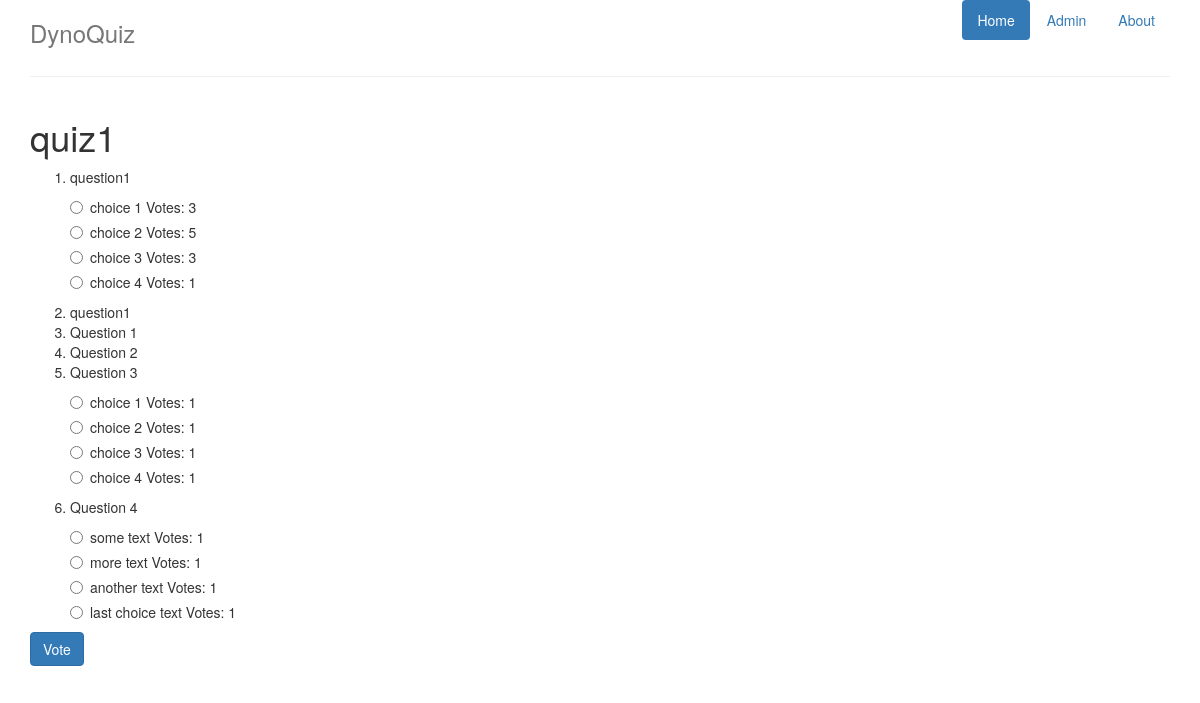
The app's page /dynoquiz/quiz/1/, older data.
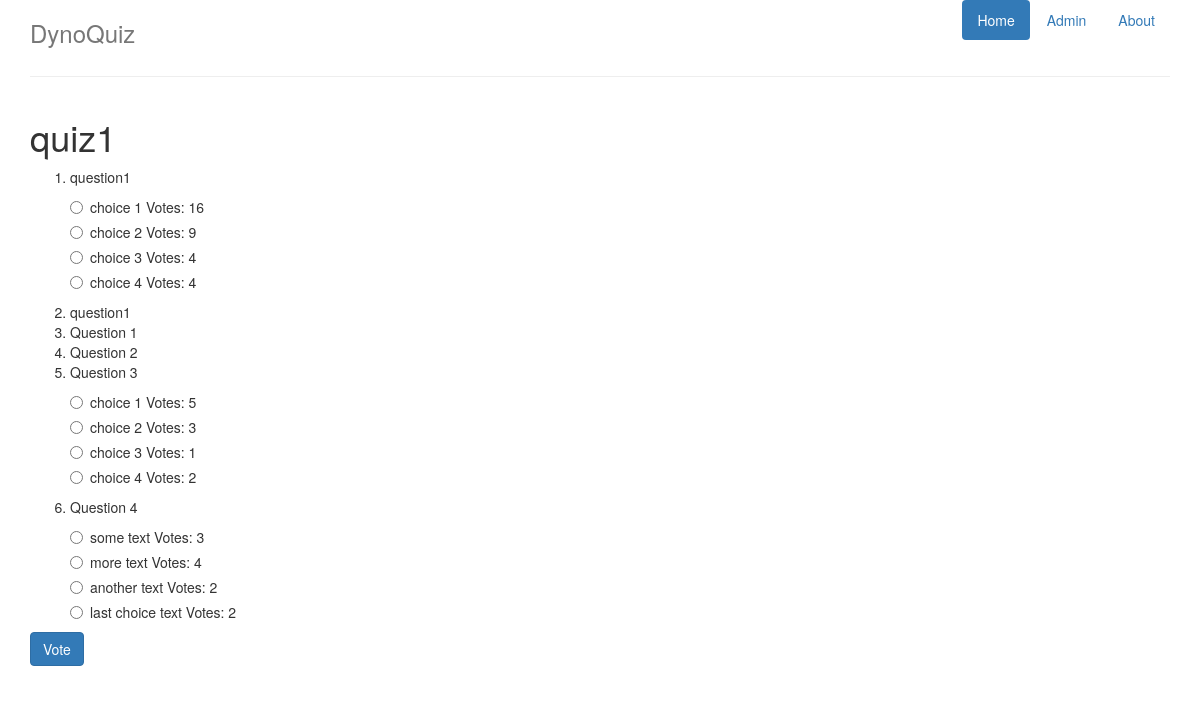
The same page, newer data.
### dynoquiz/models.py (models this page shows, shortened)
class Quiz(models.Model):
    quiz_name = models.CharField(max_length=100)
    quiz_details = models.CharField(max_length=200, null=True)
    date_created = models.DateTimeField('date created')

class Question(models.Model):
    quiz = models.ForeignKey(Quiz)
    question_text = models.CharField(max_length=200)
    date_created = models.DateTimeField('date created')

class Choice(models.Model):
    question = models.ForeignKey(Question)
    choice_text = models.CharField(max_length=200)
    votes = models.IntegerField(default=0)

### dynoquiz/views.py (the view)
# urls.py: url(r'^quiz/(?P<quiz_id>[0-9]+)/$', views.quizdetail, name='quiz_detail'),
def quizdetail(request, quiz_id):
    quiz = Quiz.objects.get(pk=quiz_id)
    context = {'quiz': quiz}
    return render(request, 'dynoquiz/quizdetail.html', context)

### dynoquiz/templates/dynoquiz/quizdetail.html (shortened to what this page needs)
{% extends "dynoquiz/base.html" %}
{% block content %}
<div class="row">
    <div class="col-lg-12">
        <h1>{{quiz.quiz_name}}</h1>
        <form action="{% url 'dynoquiz:vote' quiz.id %}" method="post">
            {% if quiz.question_set.all %}
            <ol>
                {% for question in quiz.question_set.all %}
                    <li>{{question.question_text }}</li>
                    {% for choice in question.choice_set.all %}
                        <div class="radio">
                            <label><input type="radio" name="question{{question.id}}" id="choice{{choice.id}}" value="{{choice.id}}">{{choice.choice_text}} Votes: {{choice.votes}}</label>
                        </div>
                    {% endfor %}
                {% endfor %}
            </ol>
            {% else %}
                    <p>No questions for this quiz.</p>
            {% endif %}
            <input type="submit" value="Vote" class="btn btn-primary" />
        </form>
    </div>
</div>
{% endblock %}

### dynoquiz/templates/dynoquiz/base.html (shortened to what this page needs)
<!DOCTYPE html>
<html>
<head lang="en">
    <link rel="stylesheet" href="https://maxcdn.bootstrapcdn.com/bootstrap/3.3.5/css/bootstrap.min.css">
</head>
<body>
    <div class="container">
      <div class="header clearfix">
        <nav>
          <ul class="nav nav-pills pull-right">
            <li role="presentation" class="active"><a href="{% url 'dynoquiz:index' %}">Home</a></li>
            <li role="presentation"><a href="#">Admin</a></li>
            <li role="presentation"><a href="#">About</a></li>
          </ul>
        </nav>
        <h3 class="text-muted">DynoQuiz</h3>
      </div>
        <hr>
        {% block content %} {% endblock %}
    </div>
</body>
</html>

Row changes from the older to the newer data that the page shows:
changed Choice (number 1 of 12 on the later page): id "☐ choice 1 Votes: 3" → "☐ choice 1 Votes: 16"; votes "3" → "16"
changed Choice (number 2 of 12 on the later page): id "☐ choice 2 Votes: 5" → "☐ choice 2 Votes: 9"; votes "5" → "9"
changed Choice (number 3 of 12 on the later page): id "☐ choice 3 Votes: 3" → "☐ choice 3 Votes: 4"; votes "3" → "4"
changed Choice (number 4 of 12 on the later page): id "☐ choice 4 Votes: 1" → "☐ choice 4 Votes: 4"; votes "1" → "4"
changed Choice (number 5 of 12 on the later page): id "☐ choice 1 Votes: 1" → "☐ choice 1 Votes: 5"; votes "1" → "5"
changed Choice (number 6 of 12 on the later page): id "☐ choice 2 Votes: 1" → "☐ choice 2 Votes: 3"; votes "1" → "3"
changed Choice (number 8 of 12 on the later page): id "☐ choice 4 Votes: 1" → "☐ choice 4 Votes: 2"; votes "1" → "2"
changed Choice "some text": id "☐ some text Votes: 1" → "☐ some text Votes: 3"; votes "1" → "3"
changed Choice "more text": id "☐ more text Votes: 1" → "☐ more text Votes: 4"; votes "1" → "4"
changed Choice "another text": id "☐ another text Votes: 1" → "☐ another text Votes: 2"; votes "1" → "2"
changed Choice "last choice text": id "☐ last choice text Votes: 1" → "☐ last choice text Votes: 2"; votes "1" → "2"
